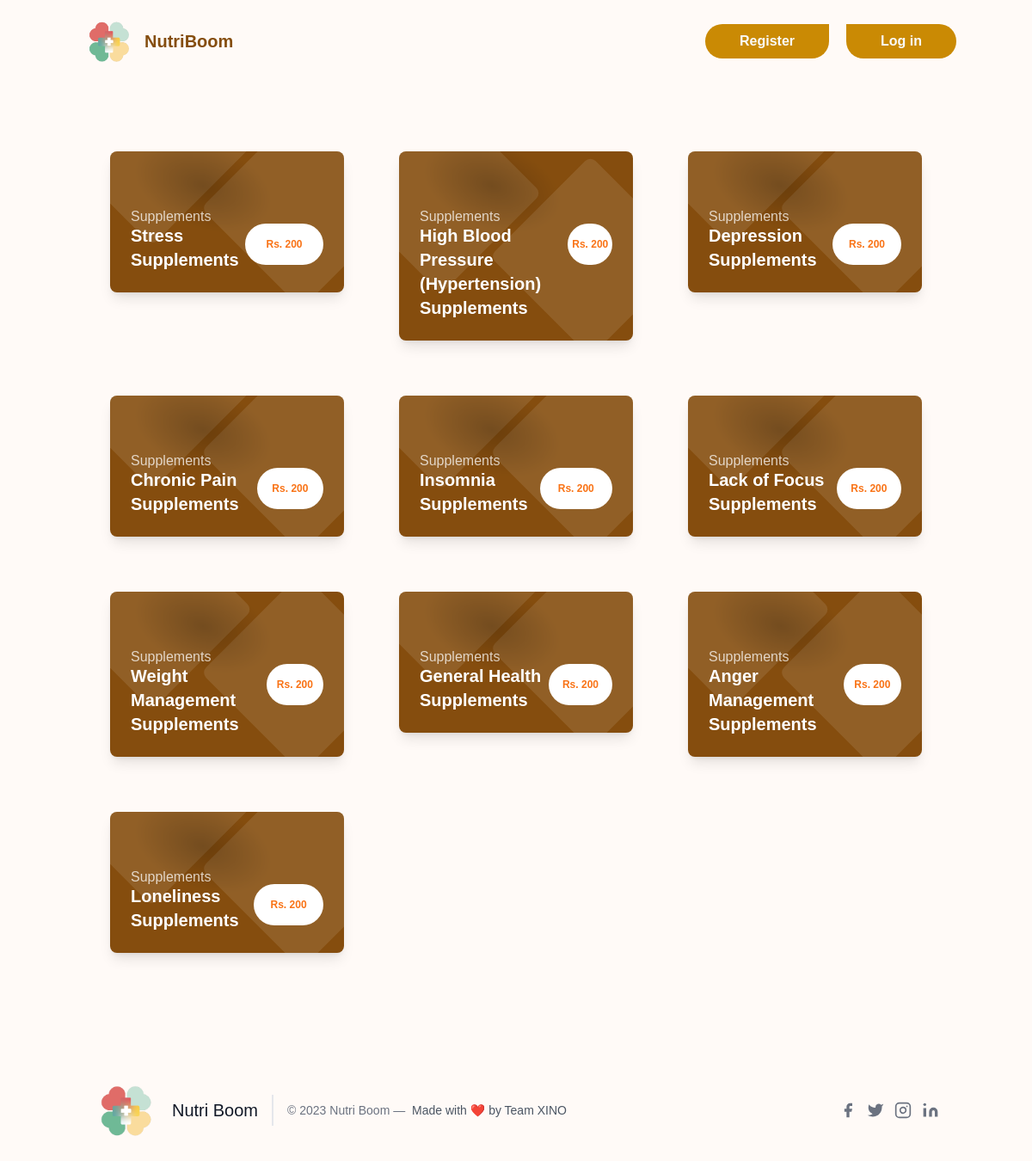
Before: /explore with the older database file.
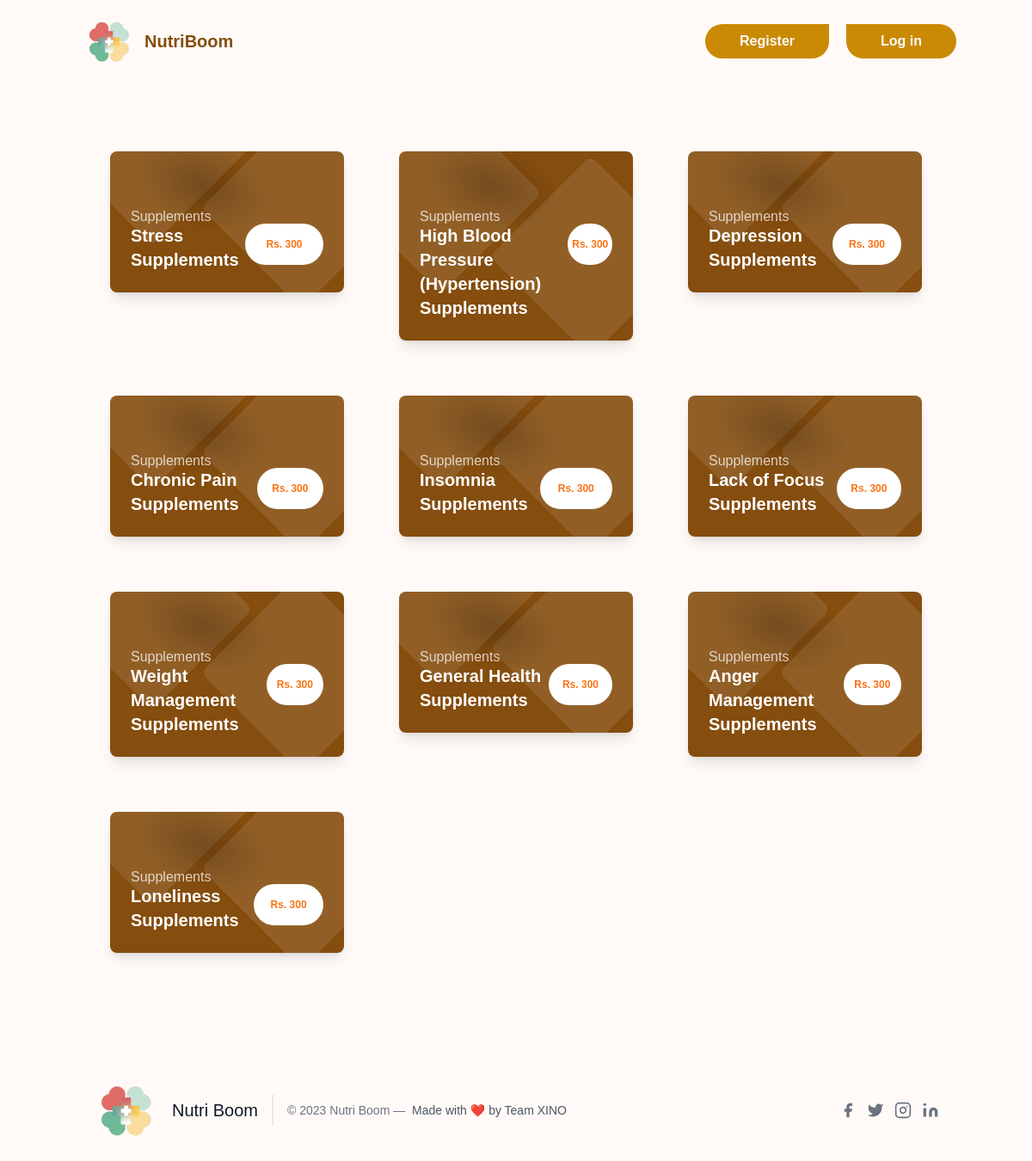
After: the same page with the newer database file.
### hack/models.py (models this page shows)
class Product(db.Model):
    id = db.Column(db.Integer, primary_key=True)
    image = db.Column(db.String, default='default.png')
    category = db.Column(db.String, nullable=False)
    name = db.Column(db.String, nullable=False)
    price = db.Column(db.Integer, nullable=False)

### app.py (the view)
@app.route('/explore')
def explore():
    searchform = SearchForm()
    products = Product.query.all()
    return render_template('explore.html', searchform=searchform, products=products)

### hack/templates/explore.html (shortened to what this page needs)
{% extends 'base.html' %}
{% block content %}
<main class="container mx-auto p-4 mt-10">
  <div class="grid grid-cols-1 md:grid-cols-2 lg:grid-cols-3 gap-4">
    {% for i in products %}
    <a href="/products/{{i.id}}">
    <div class="flex-shrink-0 m-6 relative overflow-hidden bg-yellow-800 rounded-lg max-w-xs shadow-lg">
      <div class="relative pt-10 px-10 flex items-center justify-center">
        <div class="block absolute w-48 h-48 bottom-0 left-0 -mb-24 ml-3" style="background: radial-gradient(black, transparent 60%); transform: rotate3d(0, 0, 1, 20deg) scale3d(1, 0.6, 1); opacity: 0.2;"></div>
      </div>
      <div class="relative text-white px-6 pb-6 mt-6">
        <span class="block opacity-75 -mb-1">Supplements</span>
        <div class="flex justify-between">
          <span class="block font-semibold text-xl">{{i.name}}</span>
          <span class="block bg-white rounded-full text-orange-500 text-xs font-bold px-1 h-12 flex flex-cols justify-center items-center w-32 leading-none flex items-center">Rs. {{i.price}}</span>
        </div>
      </div>
    </div>
  </a>
      {% endfor %}
</main>
{% endblock content %}

Changed rows visible on the page:
changed Product "Stress Supplements": price "200" → "300"
changed Product "High Blood Pressure (Hypertension) Supplements": price "200" → "300"
changed Product "Depression Supplements": price "200" → "300"
changed Product "Chronic Pain Supplements": price "200" → "300"
changed Product "Insomnia Supplements": price "200" → "300"
changed Product "Lack of Focus Supplements": price "200" → "300"
changed Product "Weight Management Supplements": price "200" → "300"
changed Product "General Health Supplements": price "200" → "300"
changed Product "Anger Management Supplements": price "200" → "300"
changed Product "Loneliness Supplements": price "200" → "300"
